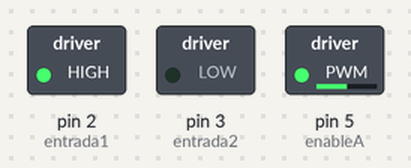
Bench run of a sketch on a simulated Arduino Uno, built with avr-gcc and run on an emulated ATmega328P. On the bench: switched loads named in the sketch (green lamp = pin HIGH).

Above: at 0.05 s.
At 4.5 s:
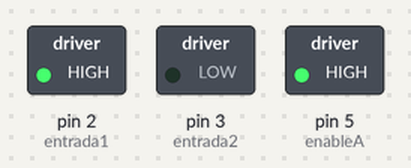
At 8.95 s:
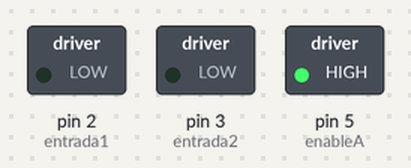
Timing chart, 0 to 11.7 s (numbered marks = the images above):
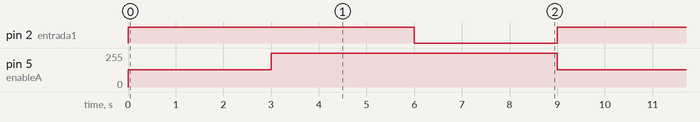

Measured:
- by itself, pin 2 (entrada1): alternates HIGH for 6.0 s and LOW for 3.0 s
- by itself, pin 5 (enableA): alternates 255/255 for 6.0 s and 128/255 for 3.0 s

The sketch:

prueba-motor-velocidad.ino
```cpp
// Prueba de dos motores dc con puente h y Variacion de Velocidad

int entrada1 = 2;
int entrada2 = 3;
int enableA = 5;

void setup() {
  pinMode(entrada1, OUTPUT);
  pinMode(entrada2, OUTPUT);
  pinMode(enableA, OUTPUT);
}

void loop() {
  digitalWrite(entrada1, HIGH);
  digitalWrite(entrada2, LOW);
  analogWrite(enableA, 128); // Equivalente a 50 %
  delay(3000);
  digitalWrite(entrada1, HIGH);
  digitalWrite(entrada2, LOW);
  analogWrite(enableA, 255);
  delay(3000);
  digitalWrite(entrada1, LOW);
  digitalWrite(entrada2, LOW);
  analogWrite(enableA, 255); // Equivalente al 100 %
  delay(3000);
}
```
